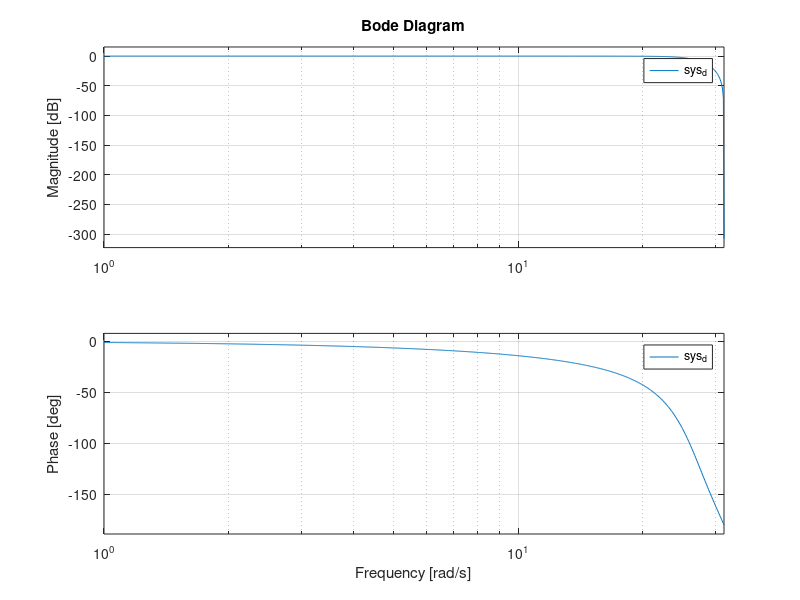

Here is the MATLAB script that generated this plot: (Note: this script raises an error after producing the figure.)
% The following script is the initializer for SPOT 3.0; in this script,
% users define all initials parameters and/or constants required for
% simulation and experiment.

% Version: 3.07 (Beta Release)

% Authors: Alexander Crain
% Legacy: David Rogers & Kirk Hovell

clear;
clc;
close all force;
addpath(genpath('../../Custom_Library'))

warning('off','all')

fprintf('|----------------------------------------------------------------|\n')
fprintf('|----------------------------------------------------------------|\n')
fprintf('|                       -------------------                      |\n')
fprintf('|                     | Welcome to SPOT 3.0 |                    |\n')
fprintf('|                       -------------------                      |\n')
fprintf('|                                                                |\n')
fprintf('|Authors (v3.0): Alex Crain                                      |\n')
fprintf('|Authors (v2.0): Alex Crain and Kirk Hovell                      |\n')
fprintf('|Authors (Legacy): Dave Rogers and Kirk Hovell                   |\n')
fprintf('|                                                                |\n')
fprintf('|Current Version: 3.07 (Beta Release)                            |\n')
fprintf('|                                                                |\n')
fprintf('|Last Edit: 2021-03-07                                           |\n')
fprintf('|                                                                |\n')
fprintf('|----------------------------------------------------------------|\n')
fprintf('|----------------------------------------------------------------|\n')

%% User-defined constants:
addpath('Basic Math');

% Converting from degrees to radians and vis versa:

d2r                            = pi/180;
r2d                            = 180/pi;

% Initialize the table size for use in the GUI (don't delete):

xLength                        = 3.51155;   % [m]
yLength                        = 2.41935;   % [m]

% Initialize the PID gains for the RED platform:

Kp_xr                          = 2;
Kd_xr                          = 5;

Kp_yr                          = 2;
Kd_yr                          = 5;

Kp_tr                          = 0.1;
Kd_tr                          = 0.4;

% Initialize the PID gains for the BLACK platform:

Kp_xb                          = 2;
Kd_xb                          = 5;

Kp_yb                          = 2;
Kd_yb                          = 5;

Kp_tb                          = 0.1;
Kd_tb                          = 0.4;

% Initialize the PID gains for the BLUE platform:

Kp_xblue                       = 2;
Kd_xblue                       = 5;

Kp_yblue                       = 2;
Kd_yblue                       = 5;

Kp_tblue                       = 0.1;
Kd_tblue                       = 0.4;

% Set the noise variance level for the RED and BLACK platforms:

noise_variance_RED             = 0;
noise_variance_BLACK           = 0;
noise_variance_BLUE            = 0;
    

%% Set the base sampling rate: 

% This variable will change the frequency at which the template runs. If
% the frequency of the template changes, the frequency of the server must
% also be changed, i.e. open the StreamData.sln under the PhaseSpace Server
% folder, and change line 204 from owl.frequency(10) to 
% owl.frequency(serverRate):

baseRate                       = 0.1;      % [seconds between samples]

%% Set the frequency that the data is being sent up from the PhaseSpace:

% This variable must be less then the baseRate; in simulation, setting this
% equal to the baseRate causes the simulation fail, while in experiment
% setting this equal to or higher then the baseRate causes the data to
% buffer in the UDP send.

serverRate                     = 2*baseRate;       % 10 Hz

%% CUSTOM CONTROLLER DESIGN:

% Chaser spacecraft control gain.
kd = 5.0;

% Filter cutoff frequency:
f_cutoff = 10;
w_filter = 2*pi*f_cutoff; % [rad/s]

num = w_filter^2;
den = [1 sqrt(2)*w_filter w_filter^2];

sys = tf(num, den);
sys_d = c2d(sys, baseRate, 'tustin');

bode(sys_d)
grid on

num_d = sys_d.num{1};
den_d = sys_d.den{1};

% Pick the home states and the maximum amount of time we expect
% an experiment to run:
Phase3_SubPhase4_Duration = 3.0*60;
home_states_RED = [xLength/2+0.4; yLength/2; 0]; % [m; m; rad]
home_states_BLACK = [xLength/2-0.4; yLength/2; 0]; % [m; m; rad]

%% Set the duration of each major phase in the experiment, in seconds:

% Set the duration of the sub-phases. Sub-phases occur during the
% experiment phase (Phase3_Duration) and must be manually inserted into the
% diagram. The total duration of the sub-phases must equal the length of
% the Phase3_Duration.

Phase3_SubPhase1_Duration      = 5;        % [s]
Phase3_SubPhase2_Duration      = 5;        % [s]
Phase3_SubPhase3_Duration      = 1;        % [s]
% Phase3_SubPhase4_Duration      = 2*60;      % [s]
Phase3_SubPhase3_and_a_half    = 5; % Time for the chase to do nothing while the target spins up.


Phase0_Duration                = 10;        % [s]
Phase1_Duration                = 5;         % [s]
Phase2_Duration                = 20;        % [s]
Phase3_Duration                =   Phase3_SubPhase1_Duration... 
                                 + Phase3_SubPhase2_Duration...
                                 + Phase3_SubPhase3_Duration...
                                 + Phase3_SubPhase4_Duration + Phase3_SubPhase3_and_a_half;       % [s]
Phase4_Duration                = 20;        % [s]
Phase5_Duration                = 5;         % [s]

% Determine the total experiment time from the durations:

tsim                           = Phase0_Duration + Phase1_Duration + ...
                                 Phase2_Duration + Phase3_Duration + ...
                                 Phase4_Duration + Phase5_Duration;        

% Determine the start time of each phase based on the duration:

Phase0_End                     = Phase0_Duration;
Phase1_End                     = Phase0_Duration + Phase1_Duration;           
Phase2_End                     = Phase0_Duration + Phase1_Duration + ...
                                 Phase2_Duration;         
Phase3_End                     = Phase0_Duration + Phase1_Duration + ...
                                 Phase2_Duration + Phase3_Duration;      
Phase4_End                     = Phase0_Duration + Phase1_Duration + ...
                                 Phase2_Duration + Phase3_Duration + ...
                                 Phase4_Duration; 
Phase5_End                     = Phase0_Duration + Phase1_Duration + ...
                                 Phase2_Duration + Phase3_Duration + ...
                                 Phase4_Duration + Phase5_Duration;                              
                             
% Determine the start time of each sub-phase based on the duration:  

Phase3_SubPhase1_End           = Phase2_End + Phase3_SubPhase1_Duration;
Phase3_SubPhase2_End           = Phase2_End + Phase3_SubPhase1_Duration + ...
                                 Phase3_SubPhase2_Duration;
Phase3_SubPhase3_End_BLACK           = Phase2_End + Phase3_SubPhase1_Duration + ...
                                 Phase3_SubPhase2_Duration +...
                                 Phase3_SubPhase3_Duration + Phase3_SubPhase3_and_a_half;
                             

Phase3_SubPhase3_End_RED           = Phase2_End + Phase3_SubPhase1_Duration + ...
                                 Phase3_SubPhase2_Duration +...
                                 Phase3_SubPhase3_Duration ;                            

                             
Phase3_SubPhase4_End           = Phase2_End + Phase3_SubPhase1_Duration + ...
                                 Phase3_SubPhase2_Duration +...
                                 Phase3_SubPhase3_Duration +...
                                 Phase3_SubPhase4_Duration + Phase3_SubPhase3_and_a_half;                             
                          
%% Load in any required data:

% Define the mass properties for the RED, BLACK, and BLUE platforms:

model_param(1)                 = 16.9478; % RED Mass
model_param(2)                 = 0.2709;  % RED Inertia;
model_param(3)                 = 12.3341; % BLACK Mass
model_param(4)                 = 0.1880;  % BLACK Inertia
model_param(5)                 = 12.7621; % BLUE Mass
model_param(6)                 = 0.1930;  % BLUE Inertia

REDMass = model_param(1);
REDInertia = model_param(2);
BLACKMass = model_param(3);
BLACKInertia = model_param(4);

% Initialize the thruster positions for the RED, BLACK, and BLUE platforms,
% as well as the expected maximum forces. The expected forces will only 
% affect the simulations.

F_thrusters_RED               = 0.25.*ones(8,1);
F_thrusters_BLACK             = 0.25.*ones(8,1);
F_thrusters_BLUE              = 0.25.*ones(8,1);
thruster_dist2CG_RED          = [49.92;-78.08;70.46;-63.54;81.08;-50.42;57.44;-75.96];
thruster_dist2CG_BLACK        = [83.42;-52.58;55.94;-60.05;54.08;-53.92;77.06;-55.94];
thruster_dist2CG_BLUE         = [83.42;-52.58;55.94;-60.05;54.08;-53.92;77.06;-55.94];

%% SELECT WEIGHTS FOR PARAMETER OPTIMIZATION:
W_CLVF = [1,100];
W_LVF = [1,100];

%% TARGET SPACECRAFT PHYSICAL CHARACTERISTICS: 

% PARAMETERS I CANNOT CHANGE (physical characteristics of target).
theta_d             = 30*d2r;           % Angle of the docking cone.
d                   = [0.16;0.542;0];   % docking position.
d_norm              = sqrt(sum(d.^2));  % Norm of the docking position.
o_hat_prime         = [0;1;0];          % Orientation of the docking cone.

% For the max acceleration:
u_max_scalar = 0.4;                                 % Approx max force.
a_max               = u_max_scalar/BLACKMass;       % Max accel given max force.

%% SELECT INITIAL CONDITIONS:

% Setup all of our initial conditions:
ICStructure = getICStructure();

% Select the conditions:
initialConditionSet = 3;

w_body = ICStructure.w_body{initialConditionSet};
rT_I0 = ICStructure.rT_I0{initialConditionSet};
rC_I0 = ICStructure.rC_I0{initialConditionSet};

rC_T0 = rC_I0 - rT_I0;
vC_T0 = zeros(3,1);

% NOTE - according to my thesis work, the following rotational parameters
% apply to a spacecraft spinning at a constant rate:
%
% w_max == abs(w_body)
% rotNorm == w_body^2
% dockingPortNorm == w_body^2 * d_norm
w_max = abs(w_body);
rotNorm = w_body^2;
dockingPortNorm = rotNorm * d_norm;

%% SETUP THE SWITCH STRUCTURE:
% For the switching condition:
acceptableRadius        = 0.05;                     % a 5cm radius.
timeThreshold           = 5;                        % 5 seconds staying in the radius
cntThreshold            = timeThreshold/baseRate;
        
%% LVF DESIGN PROCEDURE

% Safe distance to stay away from the docking cone:
a_prime = 0.2; % Initial guess for a

% INITIALIZING LYAPUNOV GUESSES:
% An initial guess:
v_max = 0.01; 
fact = 95/100;
finalAngle = fact*pi;

muLimit = 1000;
muFact = 10;

tol = 10^-6;
mu = 0.1; % My weighting parameter for the perf vs. constraints.
gamma = 0.2; % My damping factor
beta = 0.1; % My reduction factor.

% The interior-point solver below is implemented in the
% LVF_parameter_optimization folder.

v_max = interiorPointLVF_heur(...
    a_prime, ...
    v_max, ...
    a_max, ...
    w_max, ...
    rotNorm, ...
    dockingPortNorm, ...
    theta_d, ...
    fact, ...
    W_LVF, ...
    mu, ...
    tol, ...
    gamma, ...
    beta, ...
    muFact, ...
    muLimit...
);

% What were our estimates?
T_est_LVF = T_heur_LVF(a_prime,finalAngle,v_max);
F_est_LVF = F_heur_LVF(a_prime,dockingPortNorm,finalAngle,v_max,rotNorm,w_max);

disp("LVF time estimate: " + num2str(T_est_LVF) + " seconds.")
disp("LVF deltaV estimate: " + num2str(F_est_LVF) + " m/s.")
                
%% CLVF DESIGN PROCEDURE
% PERFORMING THE DESIGN PROCEDURE OF THE THREE GAINS TO SELECT:

aTimesOVec = d + a_prime*o_hat_prime;
a = sqrt(sum(aTimesOVec.^2));
o_hat_B = aTimesOVec./a;

% INITIALIZE OUR PARAMETERS FOR THE SEARCH:
b = 1.0;
ka = 0.01;
kc = 0.01;

tol = 10^-5;
mu = 0.1; % My weighting parameter for the perf vs. constraints.
gamma = 0.2; % My damping factor
beta = 0.1; % My reduction factor.

muLimit = 1000;
muFact = 10.0;

% NOTE - according to my thesis work, the following rotational parameters
% apply to a spacecraft spinning at a constant rate:
%
% w_max == abs(w_body)
% rotNorm == w_body^2
% dockingPortNorm == w_body^2 * d_norm

% The interior-point solver below is implemented in the
% CLVF_parameter_optimization folder.

[b, kc, ka] = interiorPointCLVF_heur(...
    b, ...
    kc, ...
    ka, ...
    a, ...
    a_max,... 
    w_max, ...
    rotNorm, ...
    rC_T0, ...
    vC_T0, ...
    W_CLVF, ...
    mu, ...
    tol, ...
    gamma, ...
    beta, ...
    muFact, ...
    muLimit...
);

% What were our estimates?
T_est = T_heur(a,b,ka,kc,rC_T0);
F_est = F_heur(a,b,ka,kc,rC_T0,vC_T0,rotNorm,w_max);

disp("CLVF T estimate is: " + num2str(T_est) + " seconds.");
disp("CLVF Fuel estimate is: " + num2str(F_est) + " m/s.");

disp("new ka is " + num2str(ka));
disp("new kc is " + num2str(kc));
disp("new b is " + num2str(b));  

%% MPC DESIGN PROCEDURE:
% Select the weighting matrices:
R = eye(3);
Q = eye(6)*100;
Q_final = Q*100;

% Get the A_cone and b_cone [body frame] approximation of the docking cone:
C_CB = C3(pi/2);
[A_cone, b_cone] = return_square_cone(theta_d, d, C_CB);
MPCStructure = getMPCStructure(BLACKMass, b_cone, R, Q, Q_final, u_max_scalar, kc, aTimesOVec);

%%  Set the drop, initial, and home positions for each platform:

drop_states_RED           = rT_I0; % [m; m; rad]
drop_states_BLACK         = rC_I0;
drop_states_BLUE          = [ xLength/2+0.9; yLength/2+0.5; 0];         % [m; m; rad]

init_states_RED           = rT_I0;
init_states_BLACK         = rC_I0;
init_states_BLUE          = [ xLength/2+0.9; yLength/2+0.5; 0];      % [m; m; rad]

% home_states_RED           = [ xLength/2+0.7; yLength/2; pi]; % [m; m; rad]
% home_states_BLACK         = [ xLength/2; yLength/2; 0];  % [m; m; rad]
home_states_BLUE          = [ xLength/2-0.9; yLength/2+0.5; 0];  % [m; m; rad]
                                   
%% Start the graphical user interface:

run('GUI_v3_07')

